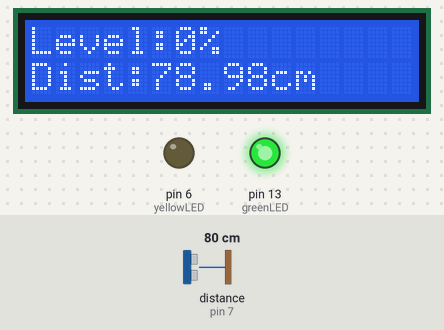
Simulated run of this sketch. Board: Arduino Uno, built with avr-gcc and run on an emulated ATmega328P. Parts: 16×2 character LCD, output pins drawn as LEDs (lit = HIGH). Wiring (inferred from the names in the program): ultrasonic range finder: trigger pin 8; echo pin 7. The test bench sets the inputs (shaded band); at power-on: distance to the obstacle (sensor on pin 7) 80 cm. The echo pulse lasts 58.3 µs per cm; pins used as bus, display or sensor lines are not drawn.

Above: at 3.2 s.
3.3 s: distance to the obstacle (sensor on pin 7) set to 16 cm
At 5.2 s:
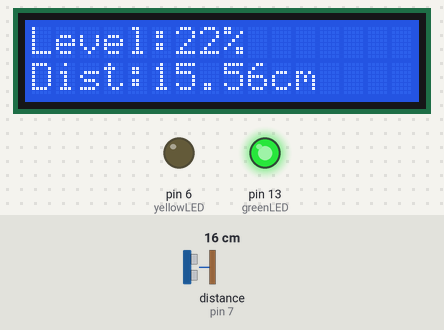
5.5 s: distance to the obstacle (sensor on pin 7) set to 12 cm
At 6.4 s:
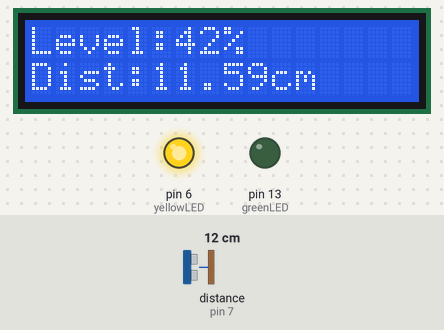
7.6 s: distance to the obstacle (sensor on pin 7) set to 8 cm
At 8.4 s:
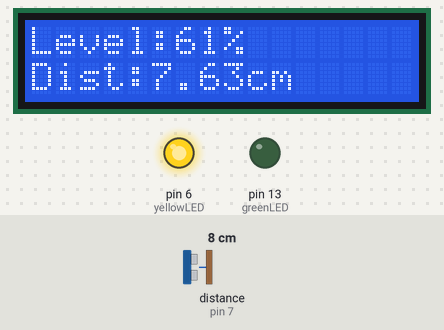
9.6 s: distance to the obstacle (sensor on pin 7) set to 5 cm
At 10.4 s:
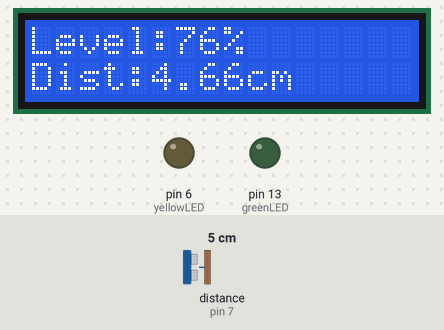
Timing chart, 0 to 12.6 s (numbered marks = the images above; inputs shaded):
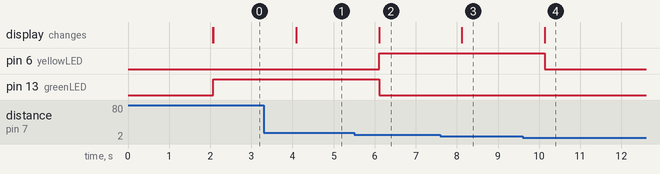

Measured:
- the behaviour switches between 15 and 14 cm on distance to the obstacle (sensor on pin 7) (found by bisection; images 1 and 2)
- the behaviour switches between 7 and 6 cm on distance to the obstacle (sensor on pin 7) (found by bisection; images 3 and 4)
- after the input at 3.3 s, the display: changes after 0.80 s (image 1)
- after the input at 5.5 s, pin 6 (yellowLED): LOW → HIGH after 0.61 s; pin 13 (greenLED): HIGH → LOW after 0.61 s; the display: changes after 0.61 s (image 2)
- after the input at 7.6 s, the display: changes after 0.52 s (image 3)
- after the input at 9.6 s, pin 6 (yellowLED): HIGH → LOW after 0.54 s; the display: changes after 0.54 s (image 4)

The sketch:

water_level_indication_and_alert_system1.ino
```cpp
#include <LiquidCrystal.h>

LiquidCrystal lcd(12,11,5,4,3,2);

const int trigPin = 8;
const int echoPin = 7;


const int greenLED = 13;
const int yellowLED = 6;
const int redLED = 4;

long duration;
float distance;

const float tankHeight = 20.0;

void setup()
{
  pinMode(trigPin, OUTPUT);
  pinMode(echoPin, INPUT);

  pinMode(greenLED, OUTPUT);
  pinMode(yellowLED, OUTPUT);
  pinMode(redLED, OUTPUT);

  lcd.begin(16,2);
  lcd.print("water level");
  delay(2000);
  lcd.clear();
}

void loop()
{

  digitalWrite(trigPin, LOW);
  delayMicroseconds(2);

  digitalWrite(trigPin, HIGH);
  delayMicroseconds(10);

  digitalWrite(trigPin, LOW);

  duration = pulseIn(echoPin, HIGH);


  distance = duration * 0.034 / 2;

  float waterLevel = tankHeight - distance;

  if (waterLevel < 0)
    waterLevel = 0;

  if (waterLevel > tankHeight)
    waterLevel = tankHeight;

  int percentage = (waterLevel / tankHeight) * 100;

  lcd.clear();
  lcd.setCursor(0, 0);
  lcd.print("Level:");
  lcd.print(percentage);
  lcd.print("%");

  lcd.setCursor(0, 1);
  lcd.print("Dist:");
  lcd.print(distance);
  lcd.print("cm");

  if (percentage < 30)
  {
    digitalWrite(greenLED, HIGH);
    digitalWrite(yellowLED, LOW);
    digitalWrite(redLED, LOW);
  }
  else if (percentage < 70)
  {
    digitalWrite(greenLED, LOW);
    digitalWrite(yellowLED, HIGH);
    digitalWrite(redLED, LOW);
  }
  else
  {
    digitalWrite(greenLED, LOW);
    digitalWrite(yellowLED, LOW);
    digitalWrite(redLED, HIGH);
  }

  Serial.print("Water Level: ");
  Serial.print(percentage);
  Serial.println("%");

  delay(1000);
}
```
